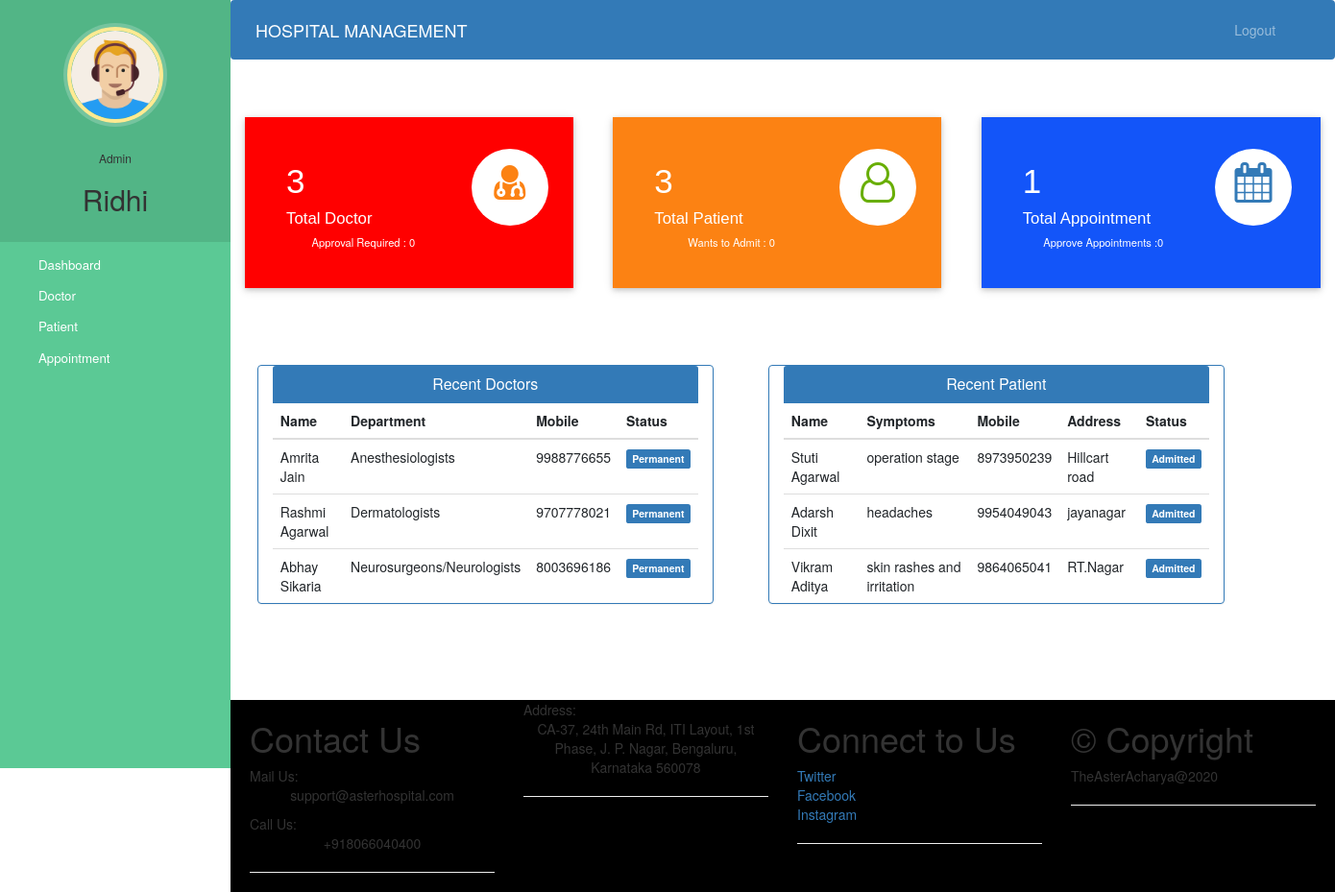
Page /admin-dashboard (signed in) on the committed database.
### hospital/models.py (models this page shows, shortened)
class Doctor(models.Model):
    user=models.OneToOneField(User,on_delete=models.CASCADE)
    profile_pic= models.ImageField(upload_to='profile_pic/DoctorProfilePic/',null=True,blank=True)
    address = models.CharField(max_length=40)
    mobile = models.CharField(max_length=20,null=True)
    department= models.CharField(max_length=50,choices=departments,default='Cardiologist')
    status=models.BooleanField(default=False)
    @property
    def get_name(self):
        return self.user.first_name+" "+self.user.last_name

class Patient(models.Model):
    user=models.OneToOneField(User,on_delete=models.CASCADE)
    profile_pic= models.ImageField(upload_to='profile_pic/PatientProfilePic/',null=True,blank=True)
    address = models.CharField(max_length=40)
    mobile = models.CharField(max_length=20,null=False)
    symptoms = models.CharField(max_length=100,null=False)
    assignedDoctorId = models.PositiveIntegerField(null=True)
    admitDate=models.DateField(auto_now=True)
    status=models.BooleanField(default=False)
    @property
    def get_name(self):
        return self.user.first_name+" "+self.user.last_name

### hospital/views.py (the view)
# urls.py: path('admin-dashboard', views.admin_dashboard_view,name='admin-dashboard'),
@login_required(login_url='adminlogin')
@user_passes_test(is_admin)
def admin_dashboard_view(request):
    doctors=models.Doctor.objects.all().order_by('-id')
    patients=models.Patient.objects.all().order_by('-id')
    doctorcount=models.Doctor.objects.all().filter(status=True).count()
    pendingdoctorcount=models.Doctor.objects.all().filter(status=False).count()
    patientcount=models.Patient.objects.all().filter(status=True).count()
    pendingpatientcount=models.Patient.objects.all().filter(status=False).count()
    appointmentcount=models.Appointment.objects.all().filter(status=True).count()
    pendingappointmentcount=models.Appointment.objects.all().filter(status=False).count()
    mydict={
    'doctors':doctors,
    'patients':patients,
    'doctorcount':doctorcount,
    'pendingdoctorcount':pendingdoctorcount,
    'patientcount':patientcount,
    'pendingpatientcount':pendingpatientcount,
    'appointmentcount':appointmentcount,
    'pendingappointmentcount':pendingappointmentcount,
    }
    return render(request,'hospital/admin_dashboard.html',context=mydict)

### hospital/views.py (called while the page is built)
def is_admin(user):
    return user.groups.filter(name='ADMIN').exists()

### templates/hospital/admin_dashboard.html
{% extends 'hospital/admin_base.html' %}
{% load static %}
{% block content %}
{%include 'hospital/admin_dashboard_cards.html'%}
<br><br><br><br>
<div class="container">
  <div class="row">
    <div class="panel panel-primary col-md-5" style="margin-left:2%;">
      <div class="panel-heading" style="text-align:center;">
        <h6 class="panel-title">Recent Doctors</h6>
      </div>
      <table class="table table-hover" id="dev-table">
        <thead>
          <tr>
            <th>Name</th>
            <th>Department</th>
            <th>Mobile</th>
            <th>Status</th>
          </tr>
        </thead>
        {% for d in doctors %}
        <tr>
          <td> {{d.get_name}}</td>
          <td>{{d.department}}</td>
          <td>{{d.mobile}}</td>
          {%if d.status%}
          <td> <span class="label label-primary">Permanent</span></td>
          {% else %}
          <td> <span class="label label-success">On Hold</span></td>
          {% endif %}
        </tr>
        {% endfor %}
      </table>
    </div>
    <div class="panel panel-primary col-md-5" style="margin-left:5%;">
      <div class="panel-heading" style="text-align:center;">
        <h6 class="panel-title">Recent Patient</h6>
      </div>
      <table class="table table-hover" id="dev-table">
        <thead>
          <tr>
            <th>Name</th>
            <th>Symptoms</th>
            <th>Mobile</th>
            <th>Address</th>
            <th>Status</th>
          </tr>
        </thead>
        {% for p in patients %}
        <tr>
          <td> {{p.get_name}}</td>
          <td>{{p.symptoms}}</td>
          <td>{{p.mobile}}</td>
          <td>{{p.address}}</td>
          {%if p.status%}
          <td> <span class="label label-primary">Admitted</span></td>
          {% else %}
          <td> <span class="label label-success">On Hold</span></td>
          {% endif %}
        </tr>
        {% endfor %}
      </table>
    </div>
  </div>
</div>
{% endblock content %}

### templates/hospital/admin_base.html (shortened to what this page needs)
<!DOCTYPE html>
{% load static %}
<html lang="en">
<head>
  <link rel="stylesheet" href="https://stackpath.bootstrapcdn.com/bootstrap/4.3.1/css/bootstrap.min.css">
  <link rel="stylesheet" href="https://maxcdn.bootstrapcdn.com/font-awesome/4.7.0/css/font-awesome.min.css">
  <link rel="stylesheet" href="{% static '/style.css' %}">
</head>
<body>
  <nav class="menu" tabindex="0">
    <header class="avatar">
      <img src="{% static "images/adminpropic.png" %}" />
      <br><br>
      <h6>Admin</h6>
      <h2>{{request.user.first_name}}</h2>
    </header>
    <ul>
      <li tabindex="0" class="icon-dashboard"> <a style="color:white; text-decoration:none;" href="/admin-dashboard"><span>Dashboard</span></a> </li>
      <li tabindex="0" class="icon-customers"> <a style="color:white; text-decoration:none;" href="/admin-doctor"><span>Doctor</span></a></li>
      <li tabindex="0" class="icon-users"> <a style="color:white; text-decoration:none;" href="/admin-patient"><span>Patient</span></a></li>
      <li tabindex="0" class="icon-calendar"> <a style="color:white; text-decoration:none;" href="/admin-appointment"><span>Appointment</span></a></li>
    </ul>
  </nav>
  <main>
    <div class="bs-example">
      <nav class="navbar navbar-expand-md  navbar-dark fixed-top" style="background:#337AB7;">
        <a href="/admin-dashboard" class="navbar-brand">HOSPITAL MANAGEMENT</a>
        <div class="collapse navbar-collapse justify-content-between" id="navbarCollapse">
          <div class="navbar-nav" style=" margin-left: 90%;">
            <a href="/logout" class="nav-item nav-link">Logout</a>
          </div>
        </div>
      </nav>
    </div>
    <br><br>
    {% block content %}
    {% endblock content %}
    <br><br><br><br>
    <footer>
      <div class="container">
        <div class="row">
      <section id="Contact" class="col-12 col-sm-6 col-md-4 col-lg-3">
        <h1>Contact Us</h1>
          <span>Mail Us:</span><br>
        <p>support@asterhospital.com</p>
        <span>Call Us:</span><br>
          <p>+918066040400</p><hr>
      </section>
      <section id="Store" class="col-12 col-sm-6 col-md-4 col-lg-3">
        <span>Address:</span><br>
          <p>CA-37, 24th Main Rd, ITI Layout, 1st Phase, J. P. Nagar, Bengaluru, Karnataka 560078</p><hr>
      </section>
      <section id="Connect" class="col-12 col-sm-6 col-md-4 col-lg-3">
        <h1>Connect to Us</h1>
          <span><a href="#">Twitter</a></span><br>
          <span><a href="#">Facebook</a></span><br>
          <span><a href="#">Instagram</a></span><br><hr>
      </section>
      <section id="Connect" class="col-12 col-sm-6 col-md-4 col-lg-3">
        <h1>&copy; Copyright</h1>
          <span>TheAsterAcharya@2020</span><br><hr>
      </section>
        </div>
      </div>
    </footer>
  </main>
</body>
</html>

### static/style.css (style rules this page uses)
body { padding-left: 240px; }
main { position: relative; height: 100vh; }
.menu { background: #5bc995; height: 100vh; width: 240px; position: fixed; top: 0px; left: 0; z-index: 5; outline: none; }
.menu .avatar { background: rgba(0, 0, 0, 0.1); padding: 2em 0.5em; text-align: center; }
.menu .avatar img { width: 100px; border-radius: 50%; overflow: hidden; border: 4px solid #ffea92; box-shadow: 0 0 0 4px rgba(255, 255, 255, 0.2); }
.menu .avatar h2 { font-weight: normal; margin-bottom: 0; }
.menu ul { list-style: none; padding: 0.5em 0; margin: 0; }
.menu ul li { padding: 0.5em 1em 0.5em 3em; font-size: 0.95em; font-weight: regular; background-repeat: no-repeat; background-position: left 15px center; background-size: auto 20px; transition: all 0.15s linear; cursor: pointer; }
.menu ul li.icon-dashboard { background-image: url("http://www.entypo.com/images//gauge.svg"); }
.menu ul li.icon-customers { background-image: url("http://www.entypo.com/images//briefcase.svg"); }
.menu ul li.icon-users { background-image: url("http://www.entypo.com/images//users.svg"); }
.menu ul li.icon-calendar { background-image: url("http://www.entypo.com/images//calendar.svg"); }

### templates/hospital/admin_base.html (style rules this page uses)
a:link { text-decoration: none; }
a { color: white; }
footer { padding: 0px 0px 0px 0px; background-color: black; margin: 0px; }
p { text-align: center; }
body { padding-left: 240px; }
main { position: relative; height: 100vh; }
.menu { background: #5bc995; height: 100vh; width: 240px; position: fixed; top: 0px; left: 0; z-index: 5; outline: none; }
.menu .avatar { background: rgba(0, 0, 0, 0.1); padding: 2em 0.5em; text-align: center; }
.menu .avatar img { width: 100px; border-radius: 50%; overflow: hidden; border: 4px solid #ffea92; box-shadow: 0 0 0 4px rgba(255, 255, 255, 0.2); }
.menu .avatar h2 { font-weight: normal; margin-bottom: 0; }
.menu ul { list-style: none; padding: 0.5em 0; margin: 0; }
.menu ul li { padding: 0.5em 1em 0.5em 3em; font-size: 0.95em; font-weight: regular; background-repeat: no-repeat; background-position: left 15px center; background-size: auto 20px; transition: all 0.15s linear; cursor: pointer; }
.menu ul li.icon-dashboard { background-image: url("http://www.entypo.com/images//gauge.svg"); }
.menu ul li.icon-customers { background-image: url("http://www.entypo.com/images//briefcase.svg"); }
.menu ul li.icon-users { background-image: url("http://www.entypo.com/images//users.svg"); }
.menu ul li.icon-calendar { background-image: url("http://www.entypo.com/images//calendar.svg"); }

### rows in the picture
Doctor: get_name "Amrita Jain", department "Anesthesiologists", mobile "9988776655", status "Permanent"
Doctor: get_name "Rashmi Agarwal", department "Dermatologists", mobile "9707778021", status "Permanent"
Doctor: get_name "Abhay Sikaria", department "Neurosurgeons/Neurologists", mobile "8003696186", status "Permanent"
Patient: get_name "Stuti Agarwal", symptoms "operation stage", mobile "8973950239", address "Hillcart road", status "Admitted"
Patient: get_name "Adarsh Dixit", symptoms "headaches", mobile "9954049043", address "jayanagar", status "Admitted"
Patient: get_name "Vikram Aditya", symptoms "skin rashes and irritation", mobile "9864065041", address "RT.Nagar", status "Admitted"

### other values in the picture
{{ request.user.first_name }} "Ridhi"
{{ doctorcount }} "3"
{{ pendingdoctorcount }} "0"
{{ patientcount }} "3"
{{ pendingpatientcount }} "0"
{{ appointmentcount }} "1"
{{ pendingappointmentcount }} "0"
